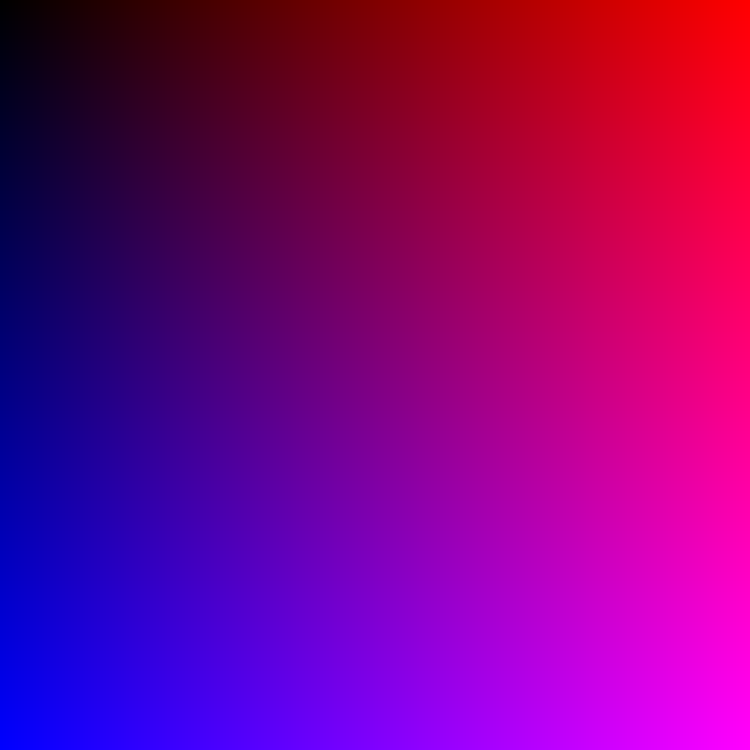
Frame 1 (no input)
Frame 2 (the mouse pressed at the canvas centre, redrawn once): identical to frame 1, image omitted

The Processing sketch that drew this single still picture (run headless with seeded random() and noise(); the mouse was pressed at the canvas centre and the sketch redrawn once):

// Processing sketch: Chapter03_02
// ── Chapter03_02.pde
PImage img;

void setup() {
  size(750, 750);
  img = createImage(width, height, ARGB);
  noLoop();
}

void draw() {
  background(0);
  img.loadPixels();
  float xStep = 256.0/img.width;
  float yStep = 256.0/img.height;
  for (int y=0; y<img.height; y++) {
    int rows = y*img.width;
    for (int x=0; x<img.width; x++) {
      img.pixels[rows+x] = color(x*xStep, 0, y*yStep);
    }
  }
  img.updatePixels();
  image(img, 0, 0);
}
